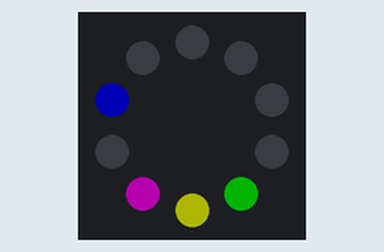
Recording of a program running on a simulated Circuit Playground running CircuitPython. On the bench: the board's ring of 10 RGB LEDs (number 0 left of the top, counting anticlockwise). Dim RGB values are drawn brighter than linear; the interpreter's speed is modelled, so counts of loop turns are approximate.

Above: at 0.45 s.
At 3.75 s:
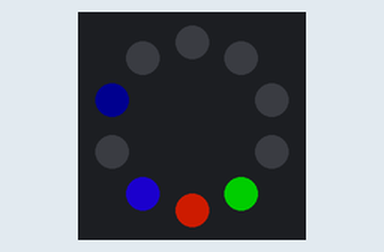
At 10.95 s:
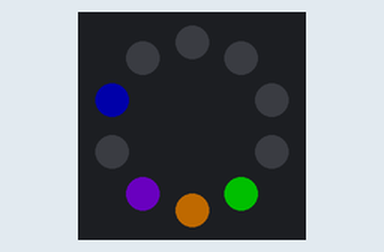
At 13.65 s:
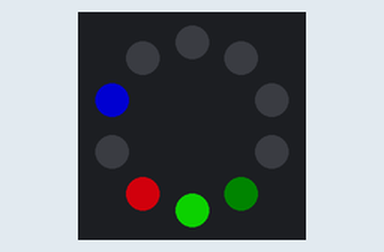
At 15.45 s:
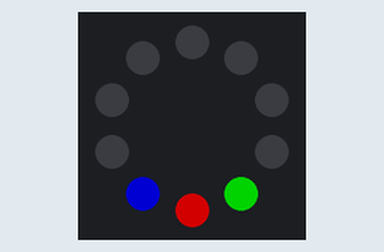
At 21.75 s:
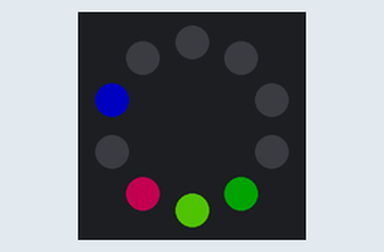

The program:

basic.py
```python
from adafruit_circuitplayground.express import cpx

cpx.pixels.brightness = 0.5
b = 0

while True:
#    cpx.pixels[0] = (255, 0, 0)
    cpx.pixels[1] = (0, 0, 255 - b)
    cpx.pixels[5] = (0, b, 0)
#    cpx.pixels[6] = (0, 255, 255)
    cpx.pixels[4] = (b, 255 - b, 0)
    cpx.pixels[3] = (255 - b, 0, b)

    b = (b + 1) % 255
```
